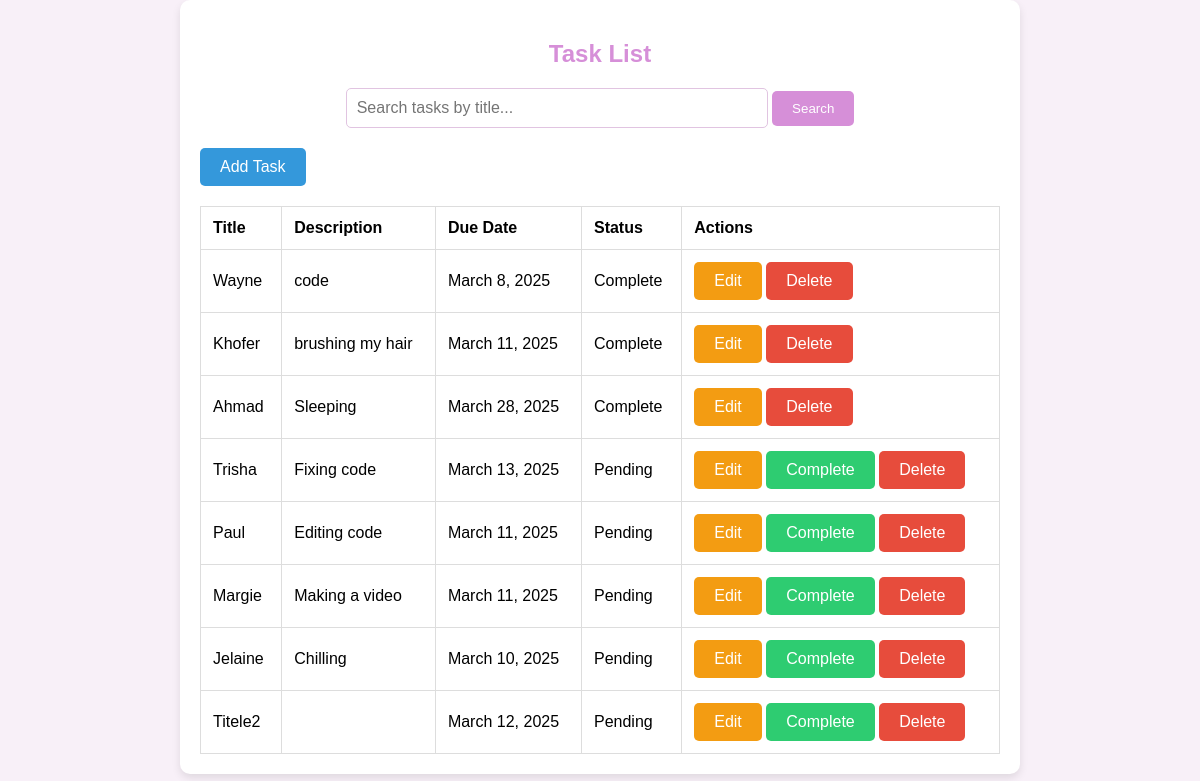
The page / on the database its author committed.
### tasks/models.py (models this page shows, shortened)
class Task(models.Model):
    title = models.CharField(max_length=255)
    description = models.TextField(blank=True)  # Make description optional
    due_date = models.DateField()
    status = models.CharField(max_length=10, default='pending')  # Default to pending
    def is_overdue(self):
        return date.today() > self.due_date
    def display_status(self):
        if self.is_overdue() and self.status != 'complete':
            return 'Overdue'
        return 'Complete' if self.status == 'complete' else 'Pending'

### tasks/views.py (the view)
# urls.py: path('', task_list, name='task_list'),
def task_list(request):
    search_query = request.GET.get('search', '')  # Get the search query from GET parameter
    tasks = Task.objects.all()
    if search_query:
        tasks = tasks.filter(title__icontains=search_query)  # Filter tasks by title (case-insensitive)
    return render(request, 'tasks/task_list.html', {'tasks': tasks, 'search_query': search_query})

### tasks/templates/tasks/task_list.html (shortened to what this page needs)
{% load static %}
<!DOCTYPE html>
<html>
<head>
</head>
<body>
    <div class="container">
        <h2>Task List</h2>
        <div class="form-search">
            <form method="get">
                <input type="text" name="search" value="{{ search_query }}" placeholder="Search tasks by title..." />
                <button type="submit" class="btn-search">Search</button>
            </form>
        </div>
        <a href="{% url 'task_create' %}" class="btn btn-primary mb-3">Add Task</a>
        <table class="table table-striped table-bordered">
            <thead>
                <tr>
                    <th>Title</th>
                    <th>Description</th>
                    <th>Due Date</th>
                    <th>Status</th>
                    <th>Actions</th>
                </tr>
            </thead>
            <tbody>
                {% for task in tasks %}
                <tr>
                    <td>{{ task.title }}</td>
                    <td>{{ task.description }}</td>
                    <td>{{ task.due_date }}</td>
                    <td>{{ task.display_status }}</td>
                    <td>
                        <a href="{% url 'task_update' task.id %}" class="btn btn-warning btn-sm">Edit</a>
                        {% if task.status != 'complete' %}
                            <a href="{% url 'task_complete' task.id %}" class="btn btn-success btn-sm">Complete</a>
                        {% endif %}
                        <a href="{% url 'task_delete' task.id %}" class="btn btn-danger btn-sm">Delete</a>
                    </td>
                </tr>
                {% empty %}
                <tr>
                    <td colspan="5" class="text-center">No tasks found</td>
                </tr>
                {% endfor %}
            </tbody>
        </table>
    </div>
</body>
</html>

### tasks/templates/tasks/task_list.html (style rules this page uses)
body { background-color: #f8f0f8; font-family: 'Arial', sans-serif; margin: 0; padding: 0; }
h2 { color: #d68fd8; text-align: center; margin: 20px 0; }
.container { max-width: 800px; margin: 0 auto; padding: 20px; background-color: white; border-radius: 10px; box-shadow: 0 4px 8px rgba(0, 0, 0, 0.1); }
.form-search { margin-bottom: 20px; text-align: center; }
.form-search input { padding: 10px; width: 50%; border: 1px solid #e1c4e1; border-radius: 5px; font-size: 16px; }
.btn-search { background-color: #d68fd8; color: white; border: none; padding: 10px 20px; border-radius: 5px; cursor: pointer; }
table { width: 100%; margin-top: 20px; border-collapse: collapse; }
table th, table td { padding: 12px; border: 1px solid #ddd; text-align: left; }
.btn { padding: 10px 20px; border-radius: 5px; text-decoration: none; color: white; display: inline-block; }
.btn-primary { background-color: #3498db; }
.btn-warning { background-color: #f39c12; }
.btn-success { background-color: #2ecc71; }
.btn-danger { background-color: #e74c3c; }

### rows shown on the page
Task: title "Wayne", description "code", due_date "March 8, 2025", display_status "Complete"
Task: title "Khofer", description "brushing my hair", due_date "March 11, 2025", display_status "Complete"
Task: title "Ahmad", description "Sleeping", due_date "March 28, 2025", display_status "Complete"
Task: title "Trisha", description "Fixing code", due_date "March 13, 2025", display_status "Pending", shows "Complete"
Task: title "Paul", description "Editing code", due_date "March 11, 2025", display_status "Pending", shows "Complete"
Task: title "Margie", description "Making a video", due_date "March 11, 2025", display_status "Pending", shows "Complete"
Task: title "Jelaine", description "Chilling", due_date "March 10, 2025", display_status "Pending", shows "Complete"
Task: title "Titele2", due_date "March 12, 2025", display_status "Pending", shows "Complete"
